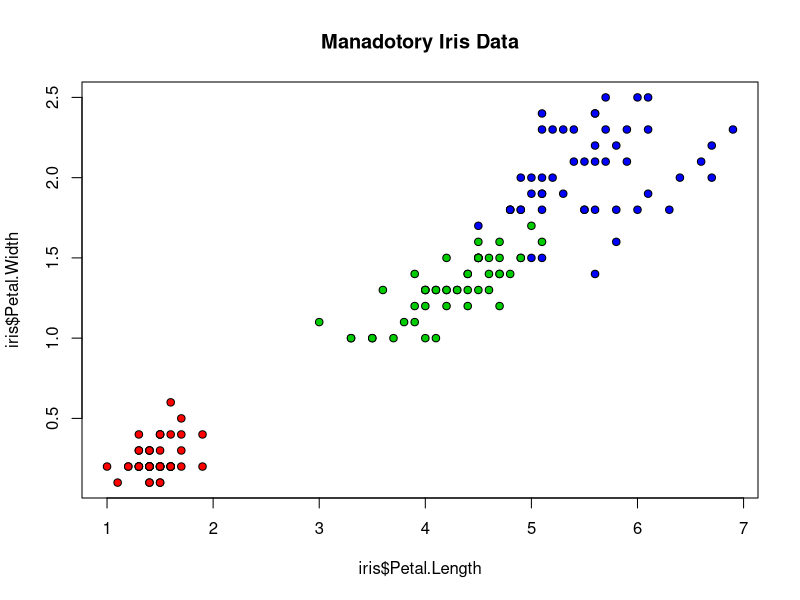
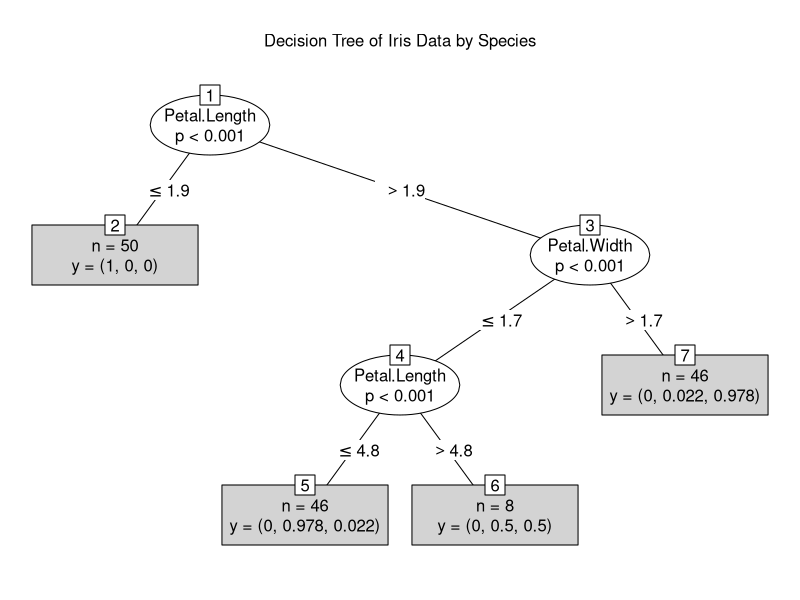

These charts were generated, in order, by the following R code:
# File description -------------------------------------------------------------
# Simple example of decision tree

# Setup ------------------------------------------------------------------------
rm(list=ls()) # Delete all variables
cat("\014")   # Clear console

# Fit decision tree -----------------------------------------------------------
# Get decision tree package
require("party") 

# Visualize the data
plot(iris$Petal.Length, iris$Petal.Width, 
     pch=21,
     bg=c("red","green3","blue")[unclass(iris$Species)], 
     main="Manadotory Iris Data")

# Inspect the data
print(head(iris))
print(unique(iris$Species))

# Fit a decision tree
iris_ctree <- ctree(Species ~ Sepal.Length + Sepal.Width + Petal.Length + Petal.Width, 
                    data=iris)

# Visualize a decision tree
plot(iris_ctree,
     type="simple",
     main="Decision Tree of Iris Data by Species")
